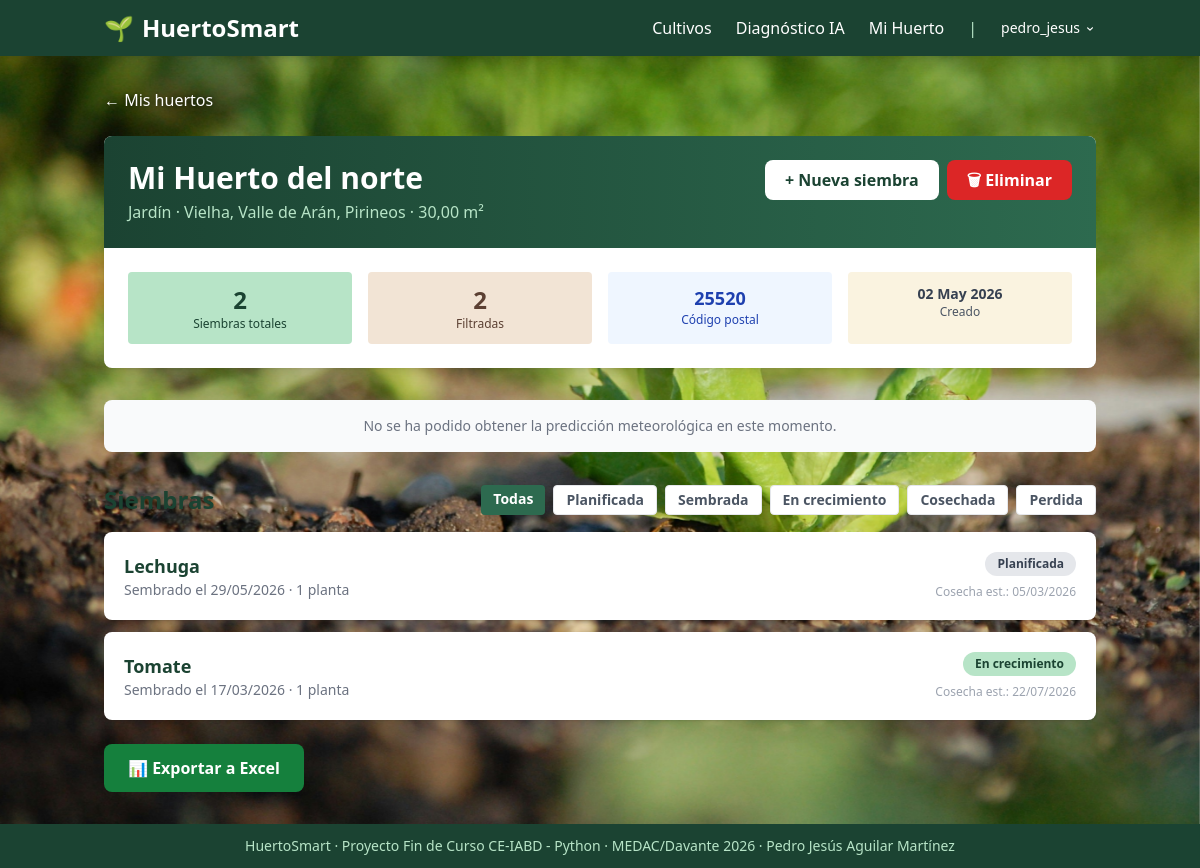
The app's page /mi-huerto/mi-huerto-del-norte-2/ (signed in) with its own data.
### huertosmart/models.py (models this page shows, shortened)
class Huerto(models.Model):
    UBICACION_CHOICES = [
        ('balcon', 'Balcón'),
        ('terraza', 'Terraza'),
        ('jardin', 'Jardín'),
        ('parcela', 'Parcela'),
        ('interior', 'Interior'),
    ]
    usuario = models.ForeignKey(User, on_delete=models.CASCADE, related_name='huertos')
    nombre = models.CharField(max_length=100)
    slug = models.SlugField(max_length=120, blank=True)
    ubicacion = models.CharField(max_length=10, choices=UBICACION_CHOICES)
    codigo_postal = models.CharField(max_length=5, blank=True)
    municipio = models.CharField(max_length=100, blank=True)
    superficie_m2 = models.DecimalField(max_digits=6, decimal_places=2, null=True, blank=True)
    fecha_creacion = models.DateTimeField(auto_now_add=True)
    activo = models.BooleanField(default=True)
    class Meta:
        ordering = ['-fecha_creacion']   # Los más recientes primero
        verbose_name = 'Huerto'
        verbose_name_plural = 'Huertos'

class Siembra(models.Model):
    ESTADO_CHOICES = [
        ('planificada', 'Planificada'),
        ('sembrada', 'Sembrada'),
        ('crecimiento', 'En crecimiento'),
        ('cosechada', 'Cosechada'),
        ('perdida', 'Perdida'),
    ]
    huerto = models.ForeignKey(Huerto, on_delete=models.CASCADE, related_name='siembras')
    cultivo = models.ForeignKey(Cultivo, on_delete=models.PROTECT)
    fecha_siembra = models.DateField()
    fecha_cosecha_estimada = models.DateField(null=True, blank=True)
    fecha_cosecha_real = models.DateField(null=True, blank=True)
    cantidad = models.PositiveIntegerField(default=1, help_text="Número de plantas")
    estado = models.CharField(max_length=15, choices=ESTADO_CHOICES, default='sembrada')
    notas = models.TextField(blank=True)
    class Meta:
        ordering = ['-fecha_siembra']   # Las siembras más recientes primero
        verbose_name = 'Siembra'
        verbose_name_plural = 'Siembras'

class Cultivo(models.Model):
    DIFICULTAD_CHOICES = [
        ('facil', 'Fácil'),
        ('media', 'Media'),
        ('dificil', 'Difícil'),
    ]
    EXPOSICION_CHOICES = [
        ('sol', 'Sol pleno'),
        ('semisombra', 'Semisombra'),
        ('sombra', 'Sombra'),
    ]
    RIEGO_CHOICES = [
        ('bajo', 'Bajo'),
        ('medio', 'Medio'),
        ('alto', 'Alto'),
    ]
    nombre = models.CharField(max_length=100, unique=True)
    slug = models.SlugField(max_length=120, unique=True, blank=True)
    nombre_cientifico = models.CharField(max_length=150, blank=True)
    descripcion = models.TextField()
    dificultad = models.CharField(max_length=10, choices=DIFICULTAD_CHOICES)
    exposicion = models.CharField(max_length=15, choices=EXPOSICION_CHOICES)
    riego = models.CharField(max_length=10, choices=RIEGO_CHOICES)
    meses_siembra = models.CharField(max_length=50, help_text="Ej: 'marzo,abril,mayo'")
    meses_cosecha = models.CharField(max_length=50, help_text="Ej: 'julio,agosto,septiembre'")
    dias_germinacion = models.PositiveIntegerField(null=True, blank=True)
    dias_cosecha = models.PositiveIntegerField(null=True, blank=True)
    imagen = models.ImageField(upload_to='cultivos/', blank=True, null=True)
    class Meta:
        ordering = ['nombre']        # Los cultivos se ordenan alfabéticamente por defecto
        verbose_name = 'Cultivo'
        verbose_name_plural = 'Cultivos'

### huertosmart/views.py (the view)
# urls.py: path('mi-huerto/<slug:huerto_slug>/', views.detalle_huerto, name='detalle_huerto'),
@login_required
def detalle_huerto(request, huerto_slug):
    siembra_repo = SiembraRepository()
    huerto = HuertoRepository().get_by_slug(huerto_slug)
    if huerto is None or huerto.usuario != request.user:
        messages.error(request, 'No tienes acceso a ese huerto.')
        return redirect('huertosmart:mi_huerto')
    estado_filtro = request.GET.get('estado', '')
    siembras = (
        siembra_repo.filtrar_por_estado(huerto, estado_filtro)
        if estado_filtro
        else siembra_repo.get_siembras_huerto(huerto)
    )
    prediccion, alertas = [], []
    if huerto.codigo_postal:
        try:
            from .services.aemet_service import get_alertas_huerto
            resultado = get_alertas_huerto(huerto.codigo_postal)
            prediccion = resultado['prediccion']
            alertas = resultado['alertas']
        except Exception as e:
            logger.warning(f"AEMET no disponible: {e}")
    return render(request, 'huertosmart/huerto/detalle.html', {
        'huerto': huerto,
        'siembras': siembras,
        'estado_filtro': estado_filtro,
        'estados': [('', 'Todas')] + list(Siembra.ESTADO_CHOICES),
        'prediccion': prediccion,
        'alertas': alertas,
    })

### huertosmart/repositories/huerto_repository.py (called while the page is built)
    def get_by_slug(self, slug):
        return self.model.objects.filter(slug=slug, activo=True).first()

### huertosmart/repositories/siembra_repository.py (called while the page is built)
    def get_siembras_huerto(self, huerto):
        return self.model.objects.filter(huerto=huerto)

### huertosmart/services/aemet_service.py (called while the page is built, shortened)
def _get(url):
    api_key = os.getenv('AEMET_API_KEY', '')
    separador = '&' if '?' in url else '?'
    url_completa = f"{url}{separador}api_key={api_key}"
    try:
        req = urllib.request.Request(url_completa, headers={'Accept': 'application/json'})
        with urllib.request.urlopen(req, timeout=10) as resp:
            return json.loads(resp.read().decode('utf-8'))
    except Exception as e:
        logger.warning(f"Error AEMET GET {url}: {e}")
        return None

def buscar_municipio_por_cp(codigo_postal):
    if not codigo_postal or len(codigo_postal) < 2:
        return None
    resultado = _get(f"{BASE_URL}/maestro/municipios")
    if not resultado or resultado.get('estado') != 200:
        return None

def get_alertas_huerto(codigo_postal):
    municipio_id = buscar_municipio_por_cp(codigo_postal)
    if not municipio_id:
        return {'prediccion': [], 'alertas': [], 'municipio_id': None}

### templates/huertosmart/huerto/detalle.html (shortened to what this page needs)
{% extends 'huertosmart/base.html' %}
{% block content %}
<div class="max-w-6xl mx-auto">
    <a href="{% url 'huertosmart:mi_huerto' %}" style="color:white; text-shadow: 0 1px 6px rgba(0,0,0,0.8);" class="inline-flex items-center gap-2 hover:text-verde-suave mb-6 transition">
    ← Mis huertos
    </a>
    <div class="bg-white rounded-lg shadow-lg overflow-hidden mb-8">
        <div class="bg-gradient-to-r from-verde-oscuro to-verde-medio p-6 flex justify-between items-start flex-wrap gap-4">
            <div>
                <h1 class="text-3xl font-bold text-white">{{ huerto.nombre }}</h1>
                <p class="text-verde-suave mt-1">
                    {{ huerto.get_ubicacion_display }}
                    {% if huerto.municipio %} · {{ huerto.municipio }}{% endif %}
                    {% if huerto.superficie_m2 %} · {{ huerto.superficie_m2 }} m²{% endif %}
                </p>
            </div>
            <div class="flex gap-2 flex-wrap">
                <a href="{% url 'huertosmart:nueva_siembra' huerto.slug %}"
                   class="bg-white text-verde-oscuro hover:bg-verde-suave font-semibold px-5 py-2 rounded-lg transition">
                    + Nueva siembra
                </a>
                <a href="{% url 'huertosmart:eliminar_huerto' huerto.slug %}"
                   class="bg-red-600 hover:bg-red-700 text-white font-semibold px-5 py-2 rounded-lg transition">
                    🗑 Eliminar
                </a>
            </div>
        </div>
        <div class="p-6">
            <div class="grid grid-cols-2 md:grid-cols-4 gap-4 text-center">
                <div class="bg-verde-suave rounded p-3">
                    <p class="text-2xl font-bold text-verde-oscuro">{{ huerto.siembras.count }}</p>
                    <p class="text-xs text-verde-oscuro">Siembras totales</p>
                </div>
                <div class="bg-tierra-claro/30 rounded p-3">
                    <p class="text-2xl font-bold text-tierra-oscuro">{{ siembras.count }}</p>
                    <p class="text-xs text-tierra-oscuro">Filtradas</p>
                </div>
                {% if huerto.codigo_postal %}
                <div class="bg-blue-50 rounded p-3">
                    <p class="text-lg font-bold text-blue-800">{{ huerto.codigo_postal }}</p>
                    <p class="text-xs text-blue-800">Código postal</p>
                </div>
                {% endif %}
                <div class="bg-crema rounded p-3">
                    <p class="text-sm font-bold text-gray-700">{{ huerto.fecha_creacion|date:"d M Y" }}</p>
                    <p class="text-xs text-gray-600">Creado</p>
                </div>
            </div>
        </div>
    </div>
    {% if prediccion %}
    <div class="mb-8">
        <h2 class="text-xl font-bold text-verde-oscuro mb-3">🌤 Predicción 7 días</h2>
        <div class="grid grid-cols-2 sm:grid-cols-4 lg:grid-cols-7 gap-2">
            {% for dia in prediccion %}
            <div class="bg-white rounded-lg shadow p-3 text-center">
                <p class="text-xs font-semibold text-gray-500 mb-2">{{ dia.fecha|slice:"5:" }}</p>
                <p class="text-lg mb-1">
                    {% if dia.lluvia and dia.lluvia > 10 %}🌧
                    {% elif dia.lluvia and dia.lluvia > 0 %}🌦
                    {% elif dia.temp_max and dia.temp_max > 30 %}☀
                    {% elif dia.viento and dia.viento > 40 %}💨
                    {% else %}⛅
                    {% endif %}
                </p>
                {% if dia.temp_max is not None %}
                <p class="text-sm font-bold text-red-600">{{ dia.temp_max }}°</p>
                {% endif %}
                {% if dia.temp_min is not None %}
                <p class="text-xs text-blue-600">{{ dia.temp_min }}°</p>
                {% endif %}
                {% if dia.lluvia %}
                <p class="text-xs text-blue-400 mt-1">{{ dia.lluvia }}mm</p>
                {% endif %}
            </div>
            {% endfor %}
        </div>
        <p class="text-xs text-gray-400 mt-2">Datos: AEMET OpenData · Aproximación por provincia.</p>
    </div>
    {% elif huerto.codigo_postal %}
    <div class="mb-8 bg-gray-50 rounded-lg p-4 text-center text-gray-500 text-sm">
        <p>No se ha podido obtener la predicción meteorológica en este momento.</p>
    </div>
    {% endif %}
    <div class="flex justify-between items-center mb-4 flex-wrap gap-3">
        <h2 class="text-2xl font-bold text-verde-oscuro">Siembras</h2>
        <div class="flex gap-2 flex-wrap">
            <a href="{% url 'huertosmart:detalle_huerto' huerto.slug %}"
               class="px-3 py-1 rounded text-sm font-semibold transition
                      {% if not estado_filtro %}bg-verde-medio text-white{% else %}bg-white text-gray-600 hover:bg-gray-100 border{% endif %}">
                Todas
            </a>
            {% for valor, etiqueta in estados %}
            {% if valor %}
            <a href="?estado={{ valor }}"
               class="px-3 py-1 rounded text-sm font-semibold transition
                      {% if estado_filtro == valor %}bg-verde-medio text-white{% else %}bg-white text-gray-600 hover:bg-gray-100 border{% endif %}">
                {{ etiqueta }}
            </a>
            {% endif %}
            {% endfor %}
        </div>
    </div>
    {% if siembras %}
    <div class="space-y-3">
        {% for siembra in siembras %}
        <div class="bg-white rounded-lg shadow p-5 flex justify-between items-center flex-wrap gap-3">
            <div>
                <p class="text-lg font-bold text-verde-oscuro">{{ siembra.cultivo.nombre }}</p>
                <p class="text-sm text-gray-500">
                    Sembrado el {{ siembra.fecha_siembra|date:"d/m/Y" }}
                    · {{ siembra.cantidad }} planta{{ siembra.cantidad|pluralize }}
                </p>
            </div>
            <div class="flex flex-col items-end gap-2">
                <span class="text-xs font-semibold px-3 py-1 rounded-full
                    {% if siembra.estado == 'planificada' %}bg-gray-200 text-gray-700
                    {% elif siembra.estado == 'sembrada' %}bg-blue-100 text-blue-800
                    {% elif siembra.estado == 'crecimiento' %}bg-verde-suave text-verde-oscuro
                    {% elif siembra.estado == 'cosechada' %}bg-yellow-100 text-yellow-800
                    {% else %}bg-red-100 text-red-800{% endif %}">
                    {{ siembra.get_estado_display }}
                </span>
                {% if siembra.fecha_cosecha_estimada %}
                <p class="text-xs text-gray-400">Cosecha est.: {{ siembra.fecha_cosecha_estimada|date:"d/m/Y" }}</p>
                {% endif %}
            </div>
        </div>
        {% endfor %}
    </div>
    <div class="mt-6">
        <a href="{% url 'huertosmart:exportar_excel' %}?huerto={{ huerto.slug }}"
           class="inline-flex items-center gap-2 bg-green-700 hover:bg-green-800 text-white font-semibold px-6 py-3 rounded-lg transition">
            📊 Exportar a Excel
        </a>
    </div>
    {% endif %}
</div>
{% endblock %}

### templates/huertosmart/base.html (shortened to what this page needs)
{% load static %}
<!DOCTYPE html>
<html lang="es">
<head>
    <script src="https://cdn.tailwindcss.com"></script>
</head>
<body class="text-gray-800 min-h-screen flex flex-col">
    <nav class="bg-verde-oscuro text-white shadow-lg">
        <div class="container mx-auto px-4 py-3 flex justify-between items-center">
            <a href="{% url 'huertosmart:home' %}" class="text-2xl font-bold flex items-center gap-2">
                🌱 <span>HuertoSmart</span>
            </a>
            <div class="hidden md:flex gap-6 items-center">
                <a href="{% url 'huertosmart:lista_cultivos' %}" class="hover:text-verde-suave transition">Cultivos</a>
                <a href="{% url 'huertosmart:diagnostico_nuevo' %}" class="hover:text-verde-suave transition">Diagnóstico IA</a>
                {% if user.is_authenticated %}
                    <a href="{% url 'huertosmart:mi_huerto' %}" class="hover:text-verde-suave transition">Mi Huerto</a>
                    <span class="text-verde-suave">|</span>
                    <div class="relative" id="menu-usuario">
                        <button onclick="toggleMenuUsuario()"
                                class="flex items-center gap-1 text-sm hover:text-verde-suave transition focus:outline-none">
                            <span>{{ user.username }}</span>
                            <svg class="w-3 h-3 mt-0.5" fill="currentColor" viewBox="0 0 20 20">
                                <path fill-rule="evenodd" d="M5.293 7.293a1 1 0 011.414 0L10 10.586l3.293-3.293a1 1 0 111.414 1.414l-4 4a1 1 0 01-1.414 0l-4-4a1 1 0 010-1.414z" clip-rule="evenodd"/>
                            </svg>
                        </button>
                    </div>
                {% else %}
                    <a href="{% url 'account_login' %}" class="bg-verde-medio hover:bg-verde-claro px-4 py-2 rounded transition">Entrar</a>
                    <a href="{% url 'account_signup' %}" class="bg-tierra-medio hover:bg-tierra-oscuro px-4 py-2 rounded transition">Registro</a>
                {% endif %}
            </div>
        </div>
    </nav>
    <main class="flex-grow container mx-auto px-4 py-8">
        {% block content %}{% endblock %}
    </main>
    <footer class="bg-verde-oscuro text-verde-suave py-3">
        <div class="container mx-auto px-4 text-center text-sm">
            <p>HuertoSmart · Proyecto Fin de Curso CE-IABD - Python · MEDAC/Davante 2026 · Pedro Jesús Aguilar Martínez</p>
        </div>
    </footer>
</body>
</html>

### records on screen
Huerto: nombre "Mi Huerto del norte", ubicacion "Jardín", municipio "Vielha, Valle de Arán, Pirineos", superficie_m2 "30,00", siembras.count "2", codigo_postal "25520", fecha_creacion "02 May 2026"
Siembra: cultivo.nombre "Lechuga", fecha_siembra "29/05/2026", cantidad "1", estado "Planificada", fecha_cosecha_estimada "05/03/2026"
Siembra: cultivo.nombre "Tomate", fecha_siembra "17/03/2026", cantidad "1", estado "En crecimiento", fecha_cosecha_estimada "22/07/2026"

### other values on screen
{{ user.username }} "pedro_jesus"
{{ siembras.count }} "2"
{{ etiqueta }} "Planificada" "Sembrada" "En crecimiento" "Cosechada" "Perdida"
